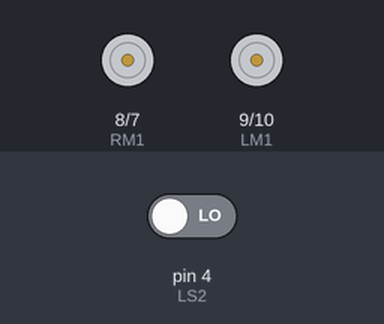
This sketch was run on a simulated Arduino Uno, built with avr-gcc and run on an emulated ATmega328P. On the bench: motor-driver pin pairs drawn as motors (green arrow = first pin HIGH = forward, orange = second pin HIGH = backward, longer = more drive, scaled by the enable pin). The inputs (shaded band) are chosen by the test bench; at power-on: pin 4 (LS2) LOW.

Above: at 1.2 s.
1.3 s: pin 4 (LS2) driven HIGH
At 2.7 s:
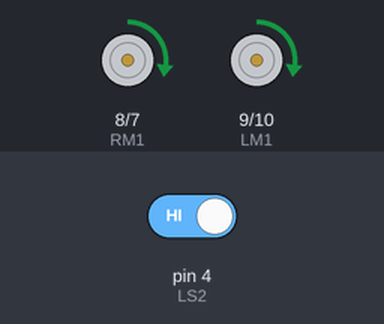
Timing chart, 0 to 4.3 s (numbered marks = the images above; inputs shaded):
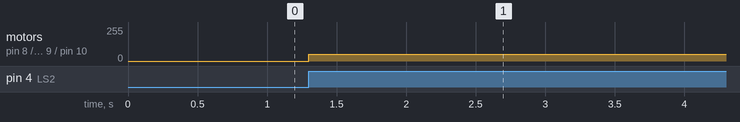

The sketch:

check.ino
```cpp
int LS1=5;
int LS2=4;
int FS=12 ;
int RS2=3;
int RS1=2;
int LM1=9;
int LM2=10;
int RM1=8;
int RM2=7;
int ENL=11;
int ENR=6;
//int

void setup() {
  pinMode(LS1,INPUT);
   pinMode(LS2,INPUT);
  pinMode(RS1,INPUT);
  pinMode(RS2,INPUT);
 pinMode(FS,INPUT);
 pinMode(LM1,OUTPUT);
 pinMode(RM1,OUTPUT);
 pinMode(LM2,OUTPUT);
 pinMode(RM2,OUTPUT);
 pinMode(ENL,OUTPUT);
 pinMode(ENR,OUTPUT);
}
void forward()
{
digitalWrite(LM1,HIGH);
digitalWrite(RM1,HIGH);
digitalWrite(LM2,LOW);
digitalWrite(RM2,LOW);
}
void loop() {
  if(digitalRead(LS2)==1 )
  {

    analogWrite(ENL,50);
    analogWrite(ENR,50);
    forward();
  }
  // put your main code here, to run repeatedly:

}
```

Measured:
- after the input at 1.3 s, motor on pin 8 (RM1) / pin 7 (RM2), motor on pin 9 (LM1) / pin 10 (LM2): stopped → forward 50/255 at once
